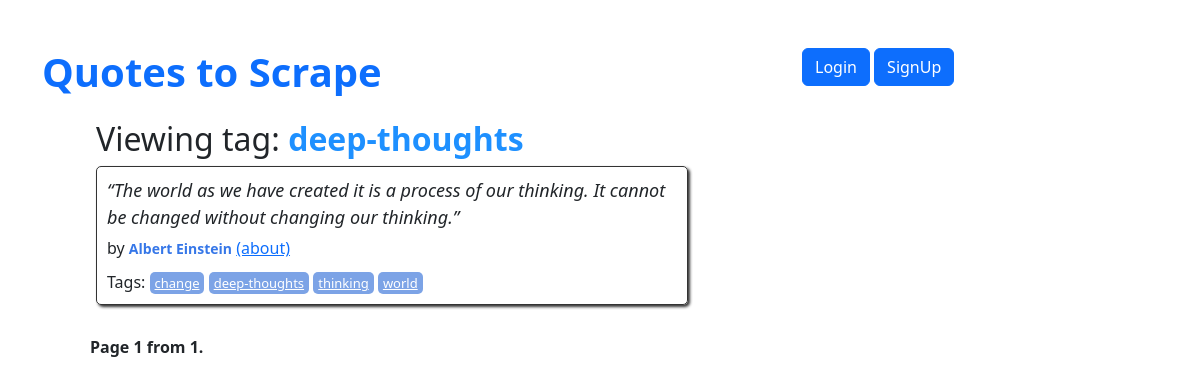
Page /tag/deep-thoughts/ on the committed database.
### quotes/models.py (models this page shows)
class Tag(models.Model):
    name = models.CharField(max_length=16, null=False, unique=True)
    class Meta:
        verbose_name_plural = "Tags"
        verbose_name = "Tag"

class Quote(models.Model):
    user = models.ForeignKey(User, on_delete=models.CASCADE, default=None, null=True)
    quote = models.TextField()
    tags = models.ManyToManyField(Tag)
    author = models.ForeignKey(Author, on_delete=models.CASCADE, default=None, null=False)
    created_at = models.DateTimeField(auto_now_add=True)

class Author(models.Model):
    fullname = models.CharField(max_length=64, null=False, unique=True)
    born_date = models.CharField(max_length=64)
    born_location = models.CharField(max_length=256)
    description = models.TextField()
    user = models.ForeignKey(User, on_delete=models.CASCADE, default=None, null=True)
    created_at = models.DateTimeField(auto_now_add=True)

### quotes/views.py (the view)
# urls.py: path('tag/<str:tag_name>/', TagQuotesView.as_view(), name='tag_quotes'),
class TagQuotesView(View):
    template_name = 'quotes/tag_quotes.html'
    quotes_per_page = 10
    def get(self, request, *args, **kwargs):
        tag_name = kwargs['tag_name']
        tag = Tag.objects.get(name=tag_name)
        quotes_with_tag = Quote.objects.filter(tags=tag)
        paginator = Paginator(list(quotes_with_tag), self.quotes_per_page)
        page = request.GET.get('page')
        try:
            quotes_per_page = paginator.page(page)
        except PageNotAnInteger:
            quotes_per_page = paginator.page(1)
        except EmptyPage:
            quotes_per_page = paginator.page(paginator.num_pages)
        context = {
            'tag_name': tag_name,
            'quotes_with_tag': quotes_per_page,
        }
        return render(request, self.template_name, context)

### quotes/templatetags/extract_authors.py (called while the page is built)
@register.filter(name='author')
def get_author(author):
    author_id = author.id if hasattr(author, 'id') else None
    author_instance = Author.objects.filter(id=author_id).first()
    if author_instance:
        return author_instance.fullname
    return ''

### quotes/templates/quotes/tag_quotes.html (shortened to what this page needs)
{% extends 'quotes/base.html' %}
{% load extract_authors %}
{% block content %}
    <div class="author-details ms-5" style="margin-left: 10%;">
        <h2 class="author-title" style="margin-left: 5%;">
            Viewing tag: <b style="color:dodgerblue;">{{ tag_name }}</b>
        </h2>
        <div class="col-md-8">
            {% for quote in quotes_with_tag %}
            <div class="quote ms-5" itemscope="" itemtype="http://schema.org/CreativeWork">
                <span class="text" itemprop="text">
                    {{quote.quote}}
                </span>
                <span>
                    by <small class="author" itemprop="author">{{ quote.author|author }}</small>
                    <a href="{% url 'quotes:author_detail' author_id=quote.author.id %}" target="_self">(about)</a>
                </span>
                <div class="tags">
                    Tags:
                    {% for tag in quote.tags.all %}
                        <a class="tag" href="{% url 'quotes:tag_quotes' tag_name=tag.name %}">{{ tag.name }}</a>
                    {% endfor %}
                </div>
            </div>
            {% endfor %}
            <nav>
                <div class="pagination" class="mb-3">
                    <span class="step-links" style="margin-left: 5%;">
                        <span class="current" style="margin: 0 10px;">
                            <strong>Page {{ quotes_with_tag.number }} from {{ quotes_with_tag.paginator.num_pages }}.</strong>
                        </span>
                    </span>
                </div>
            </nav>
        </div>
    </div>
{% endblock %}

### quotes/static/quotes/style.css (style rules this page uses)
.quote { padding: 10px; margin-bottom: 30px; border: 1px solid #333333; border-radius: 5px; box-shadow: 2px 2px 3px #333333; }
.quote span.text { display: block; margin-bottom: 5px; font-size: large; font-style: italic; }
.quote small.author { font-weight: bold; color: #3677E8; }
.quote .tags { margin-top: 10px; }
.tag { padding: 2px 5px; border-radius: 5px; color: white; font-size: small; background-color: #7CA3E6; }
.col-md-8 { width: 66.66666667%; }
.author-details { margin-left: 20%; margin-right: 20%; width: 80%; }

### rows in the picture
Tag: name "deep-thoughts"
Quote: quote "“The world as we have created it is a process of our thinking. It cannot be changed without changing our thinking.”", author|author "Albert Einstein"
Tag: name "change"
Tag: name "thinking"
Tag: name "world"

### other values in the picture
{{ quotes_with_tag.number }} "1"
{{ quotes_with_tag.paginator.num_pages }} "1"
